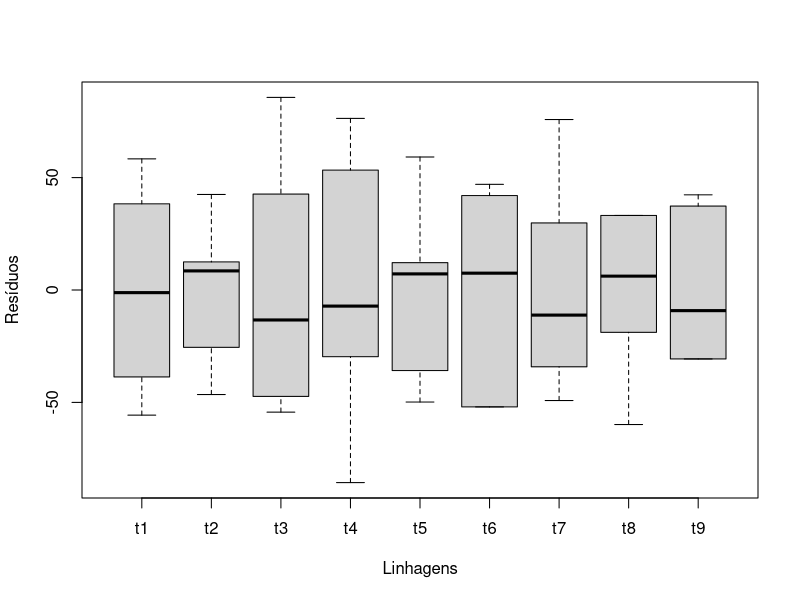

The R script that drew this image: (Note: this script raises an error after producing the figure.)
## ---- chunk 1
knitr::opts_chunk$set(echo = TRUE)
## ---- chunk 2
ex01 <- read.table("dados.txt", header = TRUE)
## ---- chunk 3
summary(ex01)
## ---- chunk 4
tapply(ex01$resp, ex01$trat, mean)
## ---- chunk 5
tapply(ex01$resp, ex01$trat, var)
## ---- chunk 6
ex01.av <- aov(resp ~ trat, data = ex01)
summary(ex01.av)
anova(ex01.av)
## ---- chunk 7
boxplot(ex01.av$res ~ ex01$trat,ylab="Resíduos",xlab="Linhagens")
## ---- chunk 8
plot.default(ex01$trat,ex01.av$res,ylab="Resíduos",xlab="Linhagens")
## ---- chunk 9
bartlett.test(ex01.av$res, ex01$trat)
## ---- chunk 10
hist(ex01.av$res, main=NULL)
title("Histograma dos Resíduos")
## ---- chunk 11
stem(ex01.av$res)
## ---- chunk 12
qqnorm(ex01.av$res,ylab="Resíduos", main=NULL)
qqline(ex01.av$res)
title("Grafico Normal de Probabilidade dos Resíduos")
## ---- chunk 13
shapiro.test(ex01.av$res)
## ---- chunk 14
plot(ex01.av$fit, ex01.av$res, xlab="valores ajustados", ylab="resíduos")
title("resíduos vs Preditos")
## ---- chunk 15
plot(ex01.av$fit, order(ex01.av$res), xlab="valores ajustados", ylab="resíduos")
title("resíduos vs Preditos")
## ---- chunk 16

par(mfrow=c(2,2))
plot(ex01.av)
par(mfrow=c(1,1))

names(anova(ex01.av))
s2 <- anova(ex01.av)$Mean[2]   #### estimativa da variância

res <- ex01.av$res           #### extraindo resíduos
respad <- (res/sqrt(s2))  #### resíduos padronizados 

boxplot(respad)
title("Resíduos Padronizados" )

plot.default(ex01$trat,respad, xlab="Linhagens")
title("Resíduos Padronizados" )
## ---- chunk 17
ex01.tu <- TukeyHSD(ex01.av)
ex01.tu
plot(ex01.tu)
## ---- chunk 18
cont.ex01<-matrix(c(.25,.25,.25,.25,-.2,-.2,-.2,-.2,-.2,1,1,-1,-1,0,0,0,0,0,1,-1,0,0,0,0,0,0,0,0,0,1,-1,0,0,0,0,0,0,0,0,0,1,1,1,1,-4,0,0,0,0,1,1,-1,-1,0,0,0,0,0,1,-1,0,0,0,0,0,0,0,0,0,1,-1,0),nrow=9,ncol=8,byrow=F)
cont.ex01
## ---- chunk 19
contrasts(ex01$trat) <- cont.ex01
## ---- chunk 20
ex01.av<-aov(resp ~ trat,data=ex01)
## ---- chunk 21
summary.aov(ex01.av,split=list(trat=list(y1=1,y2=2,y3=3,y4=4,y5=5,y6=6, y7=7,y8=8)))
